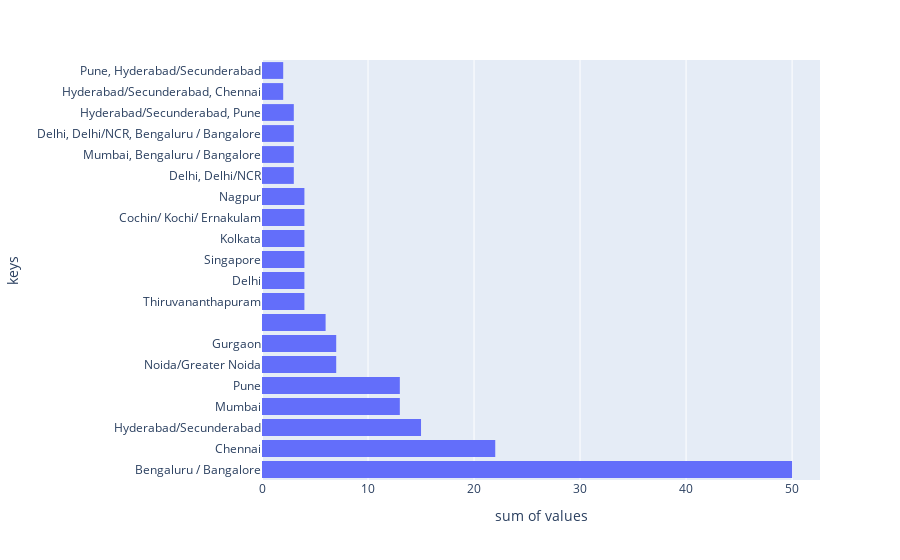

Source (notebook cell):
### Markdown cell above
Plot des localisations les plus frequentes

### Code cell
loc_dict = df_jobs["Localization"].value_counts().to_dict()
loc_keys = list(loc_dict.keys())[:20]
loc_vals = list(loc_dict.values())[:20]
loc_df = pd.DataFrame({"keys": loc_keys, "values": loc_vals})
fig = px.histogram(data_frame=loc_df, x="values", y="keys")
fig.show()

### Figure 1 — Plotly figure (JSON) as saved in the notebook; plotly's stock layout.template omitted (floating-point values rounded to 4 significant figures)
{"data": [{"alignmentgroup": "True", "bingroup": "y", "histfunc": "sum", "hovertemplate": "sum of values=%{x}<br>keys=%{y}<extra></extra>", "legendgroup": "", "marker": {"color": "#636efa", "pattern": {"shape": ""}}, "name": "", "offsetgroup": "", "orientation": "h", "showlegend": false, "type": "histogram", "x": [50, 22, 15, 13, 13, 7, 7, 6, 4, 4, 4, 4, 4, 4, 3, 3, 3, 3, 2, 2], "xaxis": "x", "y": ["Bengaluru / Bangalore", "Chennai", "Hyderabad/Secunderabad", "Mumbai", "Pune", "Noida/Greater Noida", "Gurgaon", "", "Thiruvananthapuram", "Delhi", "Singapore", "Kolkata", "Cochin/ Kochi/ Ernakulam", "Nagpur", "Delhi, Delhi/NCR", "Mumbai, Bengaluru / Bangalore", "Delhi, Delhi/NCR, Bengaluru / Bangalore", "Hyderabad/Secunderabad, Pune", "Hyderabad/Secunderabad, Chennai", "Pune, Hyderabad/Secunderabad"], "yaxis": "y"}], "layout": {"barmode": "relative", "legend": {"tracegroupgap": 0}, "margin": {"t": 60}, "xaxis": {"anchor": "y", "domain": [0, 1], "title": {"text": "sum of values"}}, "yaxis": {"anchor": "x", "domain": [0, 1], "title": {"text": "keys"}}}}
